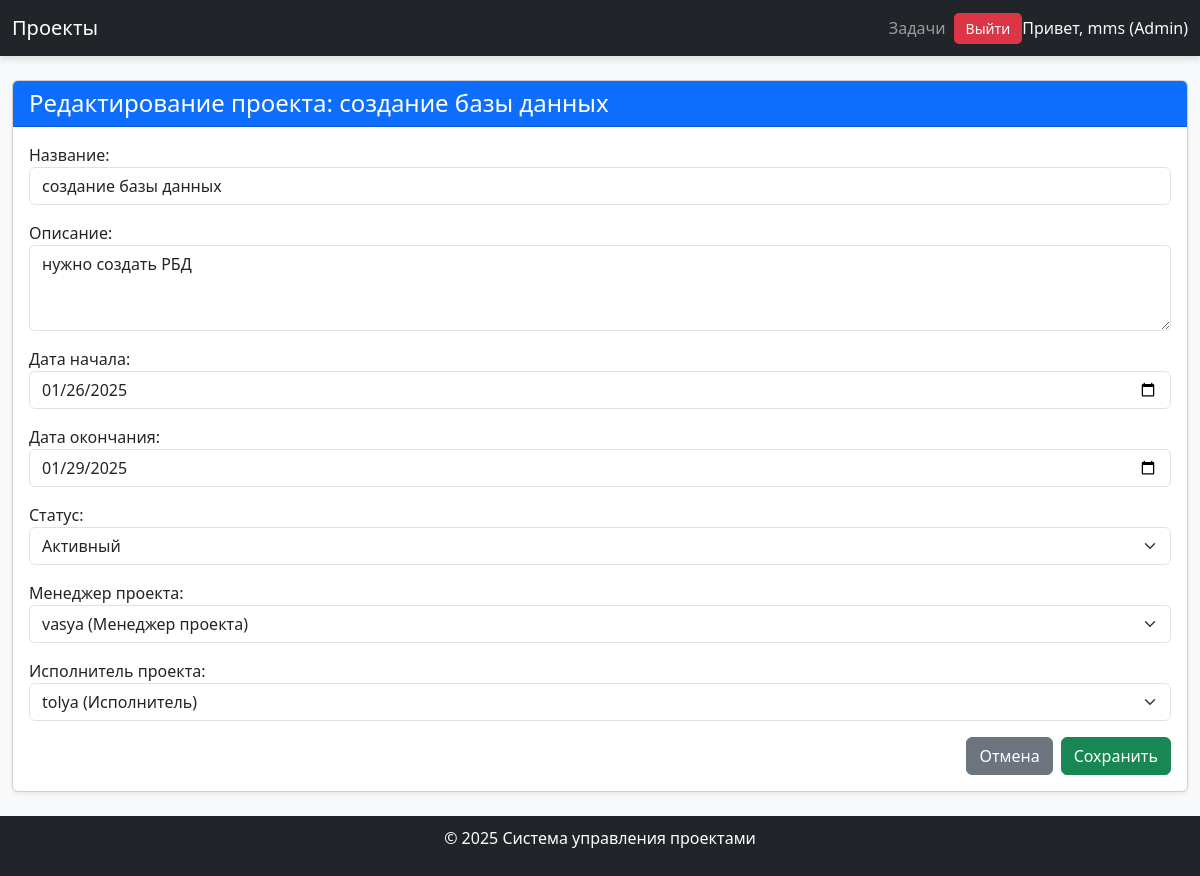
/project/1/edit/ (signed in), run on the app's committed database.
### projects/models.py (models this page shows, shortened)
class CustomUser(AbstractUser):
    ROLE_CHOICES = [
        ('admin', 'Администратор'),
        ('manager', 'Менеджер проекта'),
        ('executor', 'Исполнитель'),
    ]
    role = models.CharField(
        max_length=10,
        choices=ROLE_CHOICES,
        default='executor',
        verbose_name='Роль'
    )
    def __str__(self):
        return f"{self.username} ({self.get_role_display()})"

class Project(models.Model):
    STATUS_CHOICES = [
        ('active', 'Активный'),
        ('completed', 'Завершен'),
        ('paused', 'Приостановлен'),
    ]
    name = models.CharField(max_length=100, verbose_name='Название')
    description = models.TextField(verbose_name='Описание', blank=True)
    start_date = models.DateField(verbose_name='Дата начала')
    end_date = models.DateField(verbose_name='Дата окончания', blank=True, null=True)
    status = models.CharField(
        max_length=10,
        choices=STATUS_CHOICES,
        default='active',
        verbose_name='Статус'
    )
    manager = models.ForeignKey(
        settings.AUTH_USER_MODEL,
        on_delete=models.SET_NULL,
        related_name='managed_projects',
        verbose_name='Менеджер проекта',
        blank=True,
        null=True
    )
    executor = models.ForeignKey(  # Исполнитель проекта (можно назначить в проекте)
        settings.AUTH_USER_MODEL,
        on_delete=models.SET_NULL,
        related_name='assigned_projects',
        verbose_name='Исполнитель проекта',
        blank=True,
        null=True
    )

### projects/views.py (the view)
# urls.py: path('project/<int:pk>/edit/', ProjectUpdateView.as_view(), name='project_edit'),
class ProjectUpdateView(LoginRequiredMixin, UserPassesTestMixin, UpdateView):
    model = Project
    form_class = ProjectForm
    template_name = 'projects/project_form.html'
    success_url = reverse_lazy('project_list')
    login_url = 'login'
    def test_func(self):
        return (
            self.request.user.is_authenticated
            and hasattr(self.request.user, 'role')
            and self.request.user.role in ['admin', 'manager']
        )

### projects/forms.py
class ProjectForm(forms.ModelForm):
    class Meta:
        model = Project
        fields = ['name', 'description', 'start_date', 'end_date', 'status', 'manager',
                  'executor']  # Добавьте 'executor'
        widgets = {
            'name': forms.TextInput(attrs={'class': 'form-control', 'placeholder': 'Введите название проекта'}),
            'description': forms.Textarea(
                attrs={'class': 'form-control', 'rows': 3, 'placeholder': 'Описание проекта'}),
            'start_date': forms.DateInput(attrs={'class': 'form-control', 'type': 'date'}),
            'end_date': forms.DateInput(attrs={'class': 'form-control', 'type': 'date'}),
            'status': forms.Select(attrs={'class': 'form-select'}),
            'manager': forms.Select(attrs={'class': 'form-select'}),
            'executor': forms.Select(attrs={'class': 'form-select'}),  # Поле для выбора исполнителя
        }

### projects/templates/projects/project_form.html (shortened to what this page needs)
{% extends 'base.html' %}
{% block content %}
<div class="card shadow-sm">
    <div class="card-header bg-primary text-white">
        <h1 class="h4 mb-0">
            {% if view.object %}
                Редактирование проекта: {{ view.object.name }}
            {% else %}
                Создание нового проекта
            {% endif %}
        </h1>
    </div>
    <div class="card-body">
        <form method="post" class="needs-validation" novalidate>
            {{ form.as_p }}
            <div class="d-flex justify-content-end mt-3">
                <a href="{% url 'project_list' %}" class="btn btn-secondary me-2">Отмена</a>
                <button type="submit" class="btn btn-success">Сохранить</button>
            </div>
        </form>
    </div>
</div>
{% endblock %}

### projects/templates/base.html (shortened to what this page needs)
<!DOCTYPE html>
<html lang="en">
<head>
    <link href="https://cdn.jsdelivr.net/npm/bootstrap@5.3.0-alpha3/dist/css/bootstrap.min.css" rel="stylesheet">
</head>
<body>
    <nav class="navbar navbar-expand-lg navbar-dark bg-dark">
        <div class="container">
            <a class="navbar-brand" href="{% url 'project_list' %}">Проекты</a>
            <div class="collapse navbar-collapse" id="navbarNav">
                <ul class="navbar-nav ms-auto align-items-center">
                    {% if user.is_authenticated %}
                        <li class="nav-item">
                            <a class="nav-link" href="{% url 'task_list' %}">Задачи</a>
                        </li>
                        <li class="nav-item logout-btn">
                            <form method="post" action="{% url 'logout' %}">
                                <button type="submit" class="btn btn-danger btn-sm">Выйти</button>
                            </form>
                        </li>
                        <li class="nav-item">
                            <span class="navbar-text text-light">
                                Привет, {{ user.username }}{% if user.role %} ({{ user.role|capfirst }}){% endif %}
                            </span>
                        </li>
                    {% endif %}
                </ul>
            </div>
        </div>
    </nav>
    <div class="container py-4">
        {% block content %}
        {% endblock %}
    </div>
    <footer class="bg-dark text-white text-center">
        <p>&copy; 2025 Система управления проектами</p>
    </footer>
</body>
</html>

### projects/templates/base.html (style rules this page uses)
body { background-color: #f8f9fa; }
.navbar { box-shadow: 0 4px 6px rgba(0, 0, 0, 0.1); }
.container { max-width: 1200px; }
.logout-btn { border: none; background: none; padding: 0; }
.logout-btn button { color: white; background-color: #dc3545; border-radius: 5px; padding: 5px 12px; border: none; transition: background 0.3s ease; }
footer { position: relative; bottom: 0; width: 100%; padding: 10px 0; }

### data on the page
CustomUser: username "mms", role "Admin"
Project: object.name "создание базы данных", name "создание базы данных", description "нужно создать РБД", start_date "01/26/2025", end_date "01/29/2025", status "Активный", manager "vasya (Менеджер проекта)", executor "tolya (Исполнитель)"
